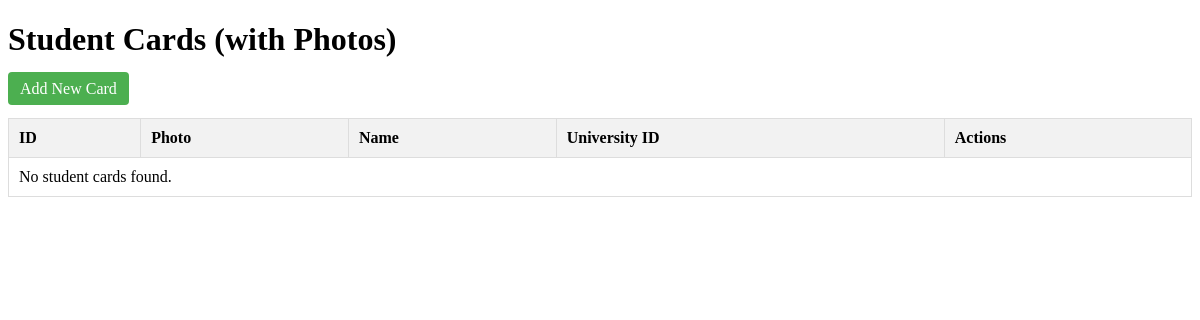
Before: /books/cards/list with the older database file.
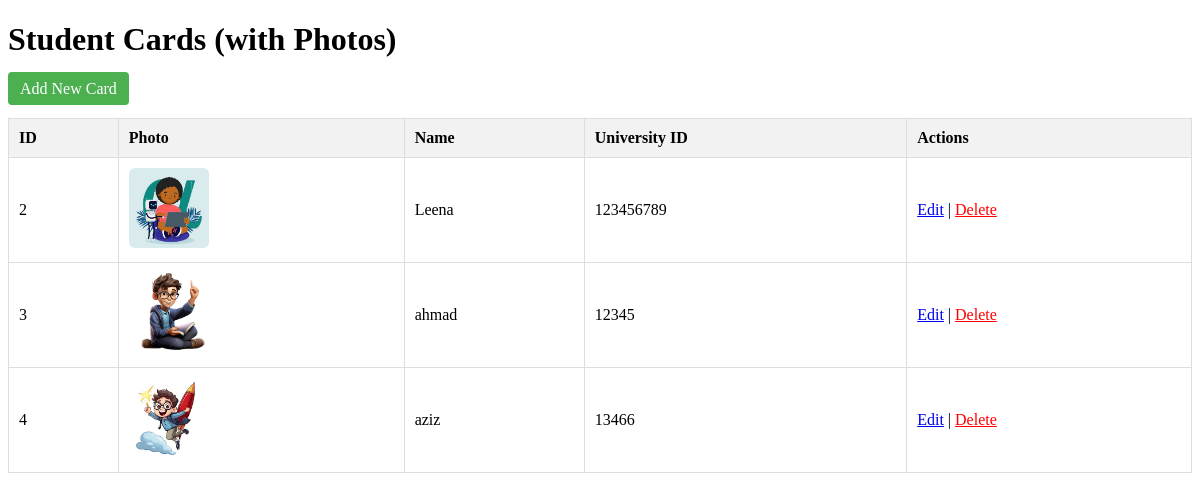
After: the same page with the newer database file.
### apps/bookmodule/models.py (models this page shows, shortened)
class StudentCard(models.Model):  # Lab 11 - Task 3
    name = models.CharField(max_length=100)
    university_id = models.CharField(max_length=20)
    photo = models.ImageField(upload_to='student_photos/')

### apps/bookmodule/views.py (the view)
# urls.py: path("cards/list", views.card_list, name="card_list"),  # Lab 11 - Task 3
def card_list(request):  # Lab 11 - Task 3
    cards = StudentCard.objects.all()
    return render(request, 'bookmodule/card_list.html', {'cards': cards})

### apps/templates/bookmodule/card_list.html (shortened to what this page needs)
<!DOCTYPE html>
<html lang="en">
<head>
</head>
<body>
  <h1>Student Cards (with Photos)</h1>
  <p>
    <a href="{% url 'card_add' %}" class="btn-add">Add New Card</a>
  </p>
  <table>
    <tr>
      <th>ID</th>
      <th>Photo</th>
      <th>Name</th>
      <th>University ID</th>
      <th>Actions</th>
    </tr>
    {% for card in cards %}
      <tr>
        <td>{{ card.id }}</td>
        <td>
          {% if card.photo %}
            <img src="{{ card.photo.url }}" alt="{{ card.name }}" class="photo">
          {% else %}
            No photo
          {% endif %}
        </td>
        <td>{{ card.name }}</td>
        <td>{{ card.university_id }}</td>
        <td>
          <a href="{% url 'card_edit' card.id %}">Edit</a> |
          <a href="{% url 'card_delete' card.id %}" style="color: red;" onclick="return confirm('Are you sure you want to delete this card?');">Delete</a>
        </td>
      </tr>
    {% empty %}
      <tr>
        <td colspan="5">No student cards found.</td>
      </tr>
    {% endfor %}
  </table>
</body>
</html>

### apps/templates/bookmodule/card_list.html (style rules this page uses)
table { width: 100%; border-collapse: collapse; margin-top: 20px; }
th, td { border: 1px solid #ddd; padding: 10px; text-align: left; vertical-align: middle; }
th { background-color: #f2f2f2; }
.btn-add { background-color: #4CAF50; color: white; padding: 8px 12px; text-decoration: none; border-radius: 4px; }
.photo { width: 80px; height: 80px; object-fit: cover; border-radius: 6px; }

Changed rows visible on the page:
added StudentCard: id "2", photo (picture), name "Leena", university_id "123456789"
added StudentCard: id "3", photo (picture), name "ahmad", university_id "12345"
added StudentCard: id "4", photo (picture), name "aziz", university_id "13466"
Other visible differences:
text no longer shown: "No student cards found."
